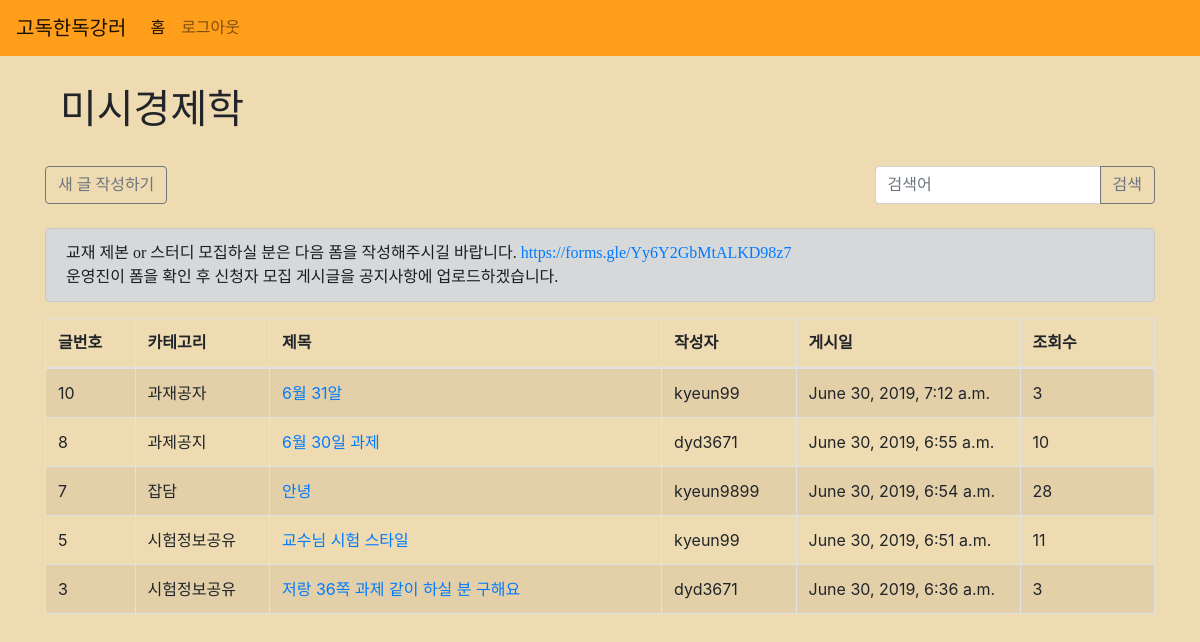
/classes/3/ (signed in), run on an earlier commit of the app's database.
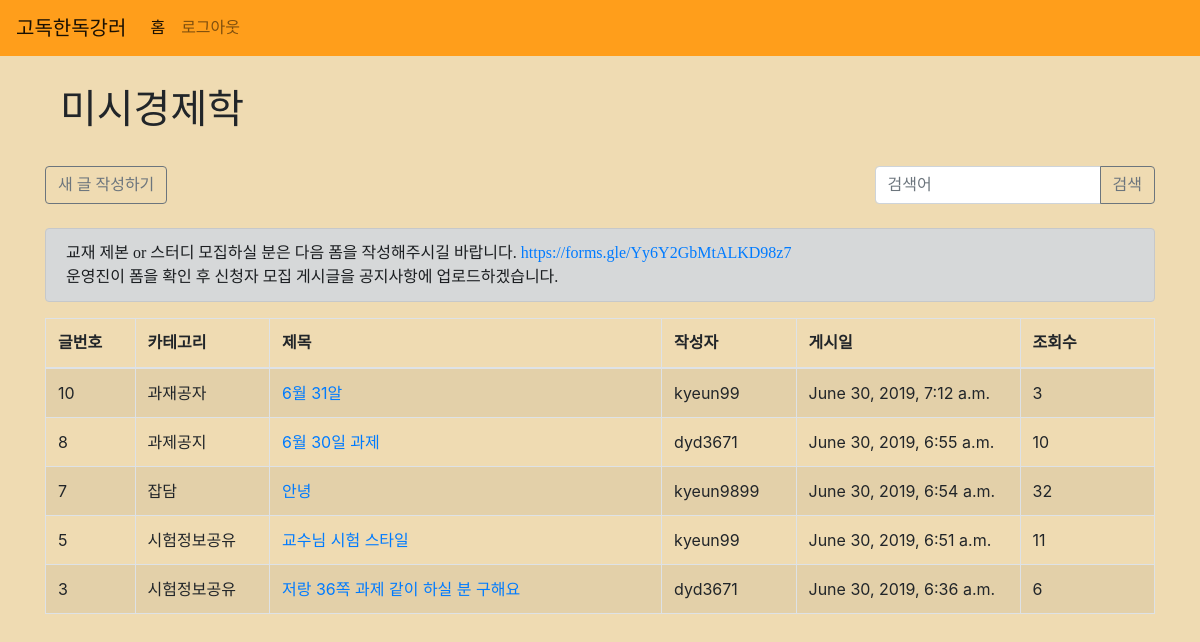
And on a later commit of the database.
### posts/models.py (models this page shows, shortened)
class TimeStampedModel(Model):
    created_at = DateTimeField(auto_now_add=True)
    updated_at = DateTimeField(auto_now=True)
    class Meta:
        abstract = True

class Post(TimeStampedModel):
    classname = ForeignKey(Class, on_delete=CASCADE)
    user = ForeignKey(User, on_delete=CASCADE)
    category = CharField(max_length=200)
    title = CharField(max_length=200)
    content = TextField()
    view_count = models.IntegerField(default=0) # 조회수
    likes = ManyToManyField(User, related_name="liked_users")
    is_top = BooleanField(default=False)

### classes/views.py (the view)
# urls.py: path('<int:id>/', views.main, name="main"),
def main(request, id):
    user = request.user
    if user.is_anonymous:
        return render(request, 'account/login.html')
    else:
        posts = Post.objects.filter(classname_id=id).order_by('-id')
        class_name = Class.objects.get(pk=id)
        class_id = id
        return render(request, 'classes/main.html', {'posts': posts, 'class_name': class_name, 'class_id': class_id})

### classes/templates/classes/main.html (shortened to what this page needs)
{% extends 'base.html' %}
{% block content %}
<div class="container">
        <h1 class="classtitle col-12" style="font-family: 'NanumSquareRound';">{{ class_name.title }}</h1>
    <br>
    <div class="row">
        <div class="input-group col">
            <form action="{% url 'classes:new' %}" method="POST">
                <input type="submit" class="btn-outline-secondary btn" value="새 글 작성하기" style="font-family: 'locus_sangsang';">
            </form>
        </div>
        <form action="{% url 'classes:search' %}">
            <div class="input-group col-12">
                <input type="text" class="form-control" placeholder="검색어" name="search" style="font-family: 'NanumSquareRound';">
                <div class="input-group-append">
                    <button type="submit" class="btn btn-outline-secondary" style="font-family: 'locus_sangsang';">
                        검색
                    </button>
                </div>
            </div>
        </form>
    </div>
    <br>
    <div class="alert alert-dark" style="font-family: 'NanumSquareRound';">교재 제본 or 스터디 모집하실 분은 다음 폼을 작성해주시길 바랍니다. <a href="https://forms.gle/Yy6Y2GbMtALKD98z7">https://forms.gle/Yy6Y2GbMtALKD98z7</a><br>
    운영진이 폼을 확인 후 신청자 모집 게시글을 공지사항에 업로드하겠습니다.</span>
    </div>
    <table class="table table-striped table-bordered">
        <thead>
            <tr>
                <th width="8%" style="font-family: 'NanumSquareRound';">글번호</th>
                <th width="12%" style="font-family: 'NanumSquareRound';">카테고리</th>
                <th width="35%" style="font-family: 'NanumSquareRound';">제목</th>
                <th width="12%" style="font-family: 'NanumSquareRound';">작성자</th>
                <th width="20%" style="font-family: 'NanumSquareRound';">게시일</th>
                <th width="12%" style="font-family: 'NanumSquareRound';">조회수</th>
            </tr>
        </thead>
        <tbody>
        {% for post in posts %}
        <tr>
            <td>{{ post.id }}</td>
            <td>{{ post.category }}</td>
            <td><a href="{% url 'classes:show' post.pk %}">{{ post.title }}</a></td>
            <td>{{ post.user }}</td>
            <td>{{ post.created_at }}</td>
            <td>{{ post.view_count }}</td>
        </tr>
        {% endfor %}
        </tbody>
    </table>
</div>
<br>
<br>
{% endblock %}

What changed in the data, as far as the page shows it:
changed Post "잡담": view_count "28" → "32"
changed Post "저랑 36쪽 과제 같이 하실 분 구해요": view_count "3" → "6"
